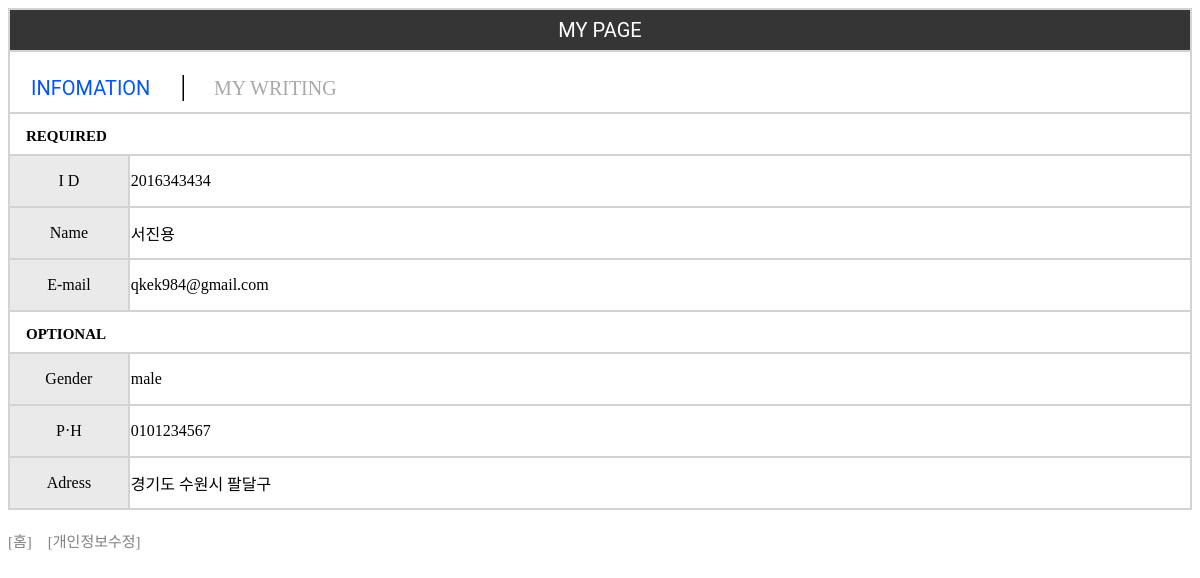
Screenshot of /mypage.php (signed in) with the database file from the repository.
### tables this page shows
CREATE TABLE `users` (
  `outoID` int(11) NOT NULL,
  `id` varchar(40) DEFAULT NULL,
  `pass` varchar(40) DEFAULT NULL,
  `name` varchar(40) DEFAULT NULL,
  `email` varchar(40) DEFAULT NULL,
  `gender` varchar(10) DEFAULT NULL,
  `hp` varchar(20) DEFAULT NULL,
  `adress` varchar(100) DEFAULT NULL
);

### mypage.php (the view, shortened to what this page needs)
<?php
$con = mysqli_connect('localhost','flea','7941','flea');
$category = $_GET['category'];
$page = $_GET['page'];
$query = "SELECT * FROM users WHERE id='$_SESSION[login]'";
$result = mysqli_query($con,$query);
while($row = mysqli_fetch_array($result)){
?>
<html>
<head>
</head>
<body>
<table border=0 width=100%>
<tr>
<td class="top0" colspan=2 >MY PAGE</td>
</tr>
<tr>
<td class="top1" colspan=2 >
<a class=ipage href=mypage.php>　INFOMATION</a>　|
<a class=wpage href=mywritten.php>　MY WRITING</a>
</td>
</tr>
<tr>
<td class=info colspan=2 ><b>　REQUIRED</b></td>
</tr>
<tr>
<td class="key">I D</td>
<td class="value"><?php echo $row[id];?></td>
</tr>
<tr>
<td class="key">Name</td>
<td class="value"><?php echo $row[name];?></td>
</tr>
<td class="key">E-mail</td>
<td class="value"><?php echo $row[email];?></td>
<tr>
<td class=info colspan=2><b>　OPTIONAL</b></td>
</tr>
<tr>
<td class="key">Gender</td>
<td class="value"><?php echo $row['gender'];?></td>
</tr>
<tr>
<td class="key">P·H</td>
<td class="value"><?php echo $row[hp];?></td>
</tr>
<tr>
<td class="key">Adress</td>
<td class="value"><?php echo $row[adress];?></td>
</tr>
</table>
<br>
</body>
</html>
<?php
}
echo "<a class=button href='main.php?category=$category&page=$page'>[홈]</a>　";
echo "<a class=button href='mypageupdate.php?outoid=$outoid&category=$category&page=$page&id=$id'>[개인정보수정]</a>";
?>

### mypage.php (style rules this page uses)
table { font-size:100%;background:lightgray; }
td.top0 { font-family: 'Roboto'; text-align: center; background:#353535; height:40px; font-size:20; color:white; }
td.top1 { background:white; height:60px; font-size:30; }
td.key { background:#EAEAEA; width:10%; height:50px; text-align:center; }
td.value { background:white; }
td.info { background:white; height:40px; font-size:15; }
a.button { font-size:15px; color:gray; text-decoration:none; }
a.ipage { font-family: 'Roboto'; font-size:20; color:#0054FF; text-decoration:none; }
a.wpage { font-size:20; color:darkgray; text-decoration:none; }

### rows the page displays
users: id "2016343434", name "서진용", email "qkek984@gmail.com", gender "male", hp "0101234567", adress "경기도 수원시 팔달구"
